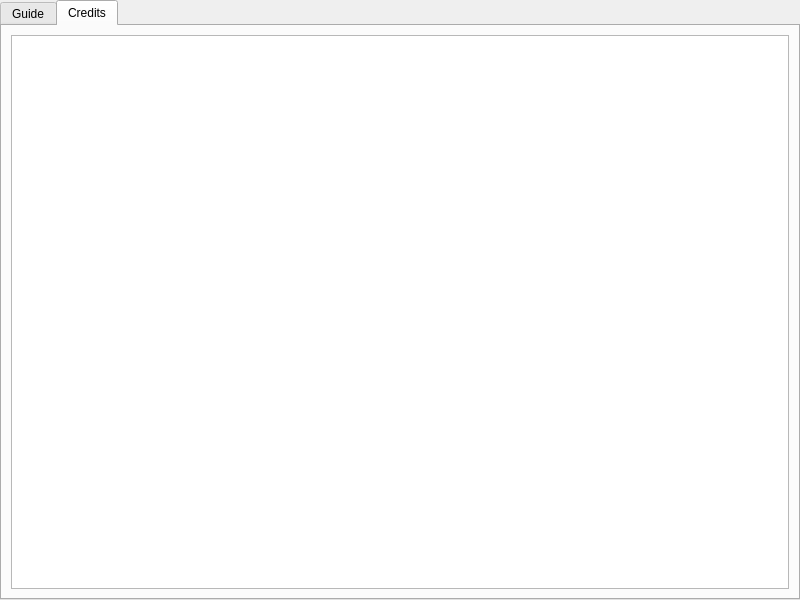
<?xml version="1.0" encoding="UTF-8"?>
<ui version="4.0">
 <class>AboutPage</class>
 <widget class="QWidget" name="AboutPage">
  <property name="geometry">
   <rect>
    <x>0</x>
    <y>0</y>
    <width>800</width>
    <height>600</height>
   </rect>
  </property>
  <property name="windowTitle">
   <string>Form</string>
  </property>
  <layout class="QVBoxLayout" name="verticalLayout">
   <property name="spacing">
    <number>0</number>
   </property>
   <property name="leftMargin">
    <number>0</number>
   </property>
   <property name="topMargin">
    <number>0</number>
   </property>
   <property name="rightMargin">
    <number>0</number>
   </property>
   <property name="bottomMargin">
    <number>0</number>
   </property>
   <item>
    <widget class="QTabWidget" name="tabs">
     <property name="currentIndex">
      <number>1</number>
     </property>
     <widget class="QWidget" name="guideTab">
      <attribute name="title">
       <string>Guide</string>
      </attribute>
      <layout class="QVBoxLayout" name="verticalLayout_3">
       <item>
        <widget class="QTextBrowser" name="guide">
         <property name="html">
          <string>&lt;!DOCTYPE HTML PUBLIC &quot;-//W3C//DTD HTML 4.0//EN&quot; &quot;http://www.w3.org/TR/REC-html40/strict.dtd&quot;&gt;
&lt;html&gt;&lt;head&gt;&lt;meta name=&quot;qrichtext&quot; content=&quot;1&quot; /&gt;&lt;meta charset=&quot;utf-8&quot; /&gt;&lt;style type=&quot;text/css&quot;&gt;
p, li { white-space: pre-wrap; }
hr { height: 1px; border-width: 0; }
li.unchecked::marker { content: &quot;\2610&quot;; }
li.checked::marker { content: &quot;\2612&quot;; }
&lt;/style&gt;&lt;/head&gt;&lt;body style=&quot; font-family:'Segoe UI'; font-size:9pt; font-weight:400; font-style:normal;&quot;&gt;
&lt;p style=&quot;-qt-paragraph-type:empty; margin-top:0px; margin-bottom:0px; margin-left:0px; margin-right:0px; -qt-block-indent:0; text-indent:0px;&quot;&gt;&lt;br /&gt;&lt;/p&gt;&lt;/body&gt;&lt;/html&gt;</string>
         </property>
        </widget>
       </item>
      </layout>
     </widget>
     <widget class="QWidget" name="creditsTab">
      <attribute name="title">
       <string>Credits</string>
      </attribute>
      <layout class="QVBoxLayout" name="verticalLayout_2">
       <item>
        <widget class="QTextBrowser" name="credits"/>
       </item>
      </layout>
     </widget>
    </widget>
   </item>
  </layout>
 </widget>
 <resources>
  <include location="../resources.qrc"/>
 </resources>
 <connections/>
</ui>
